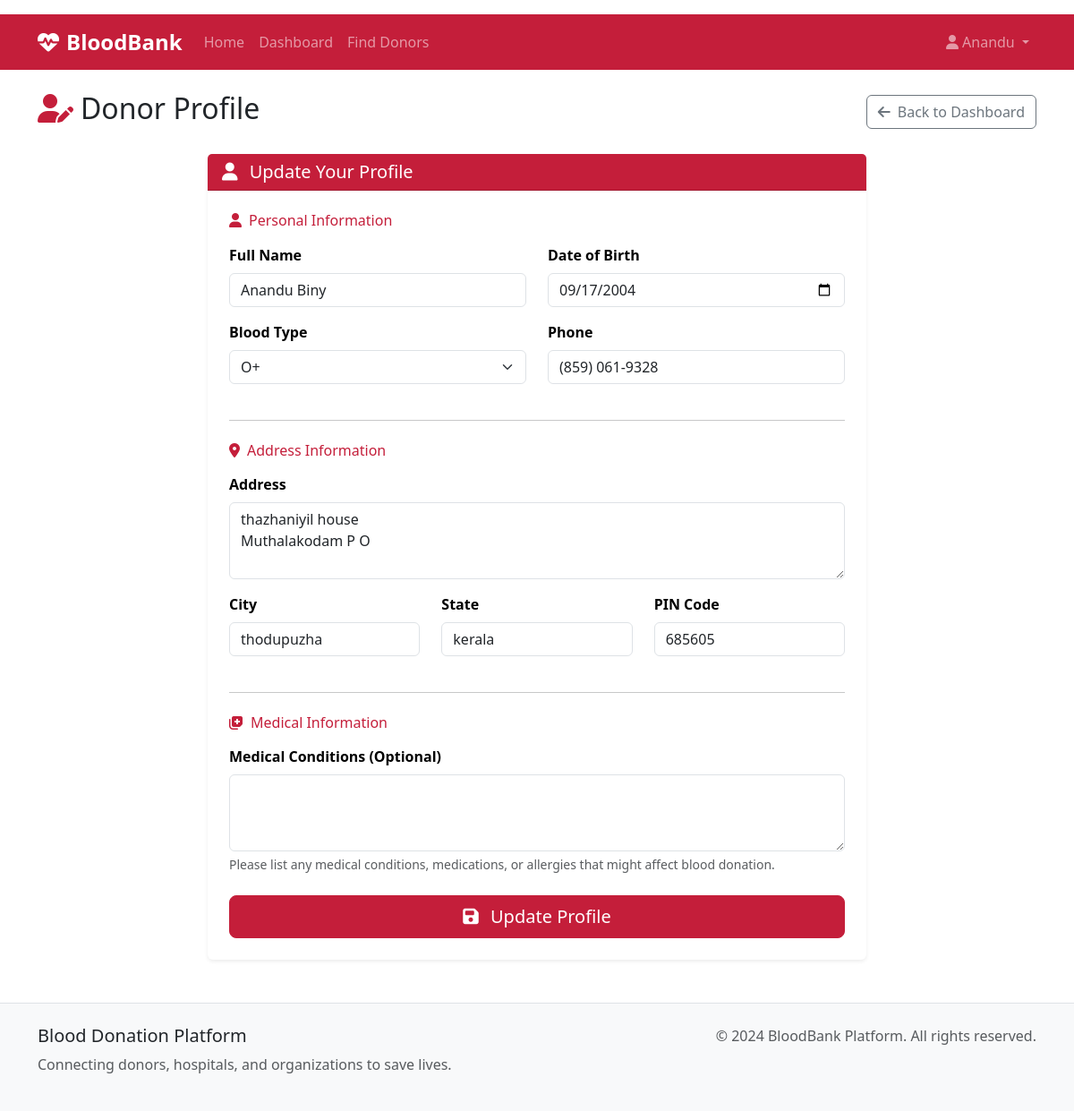
Page /donor/profile (signed in) on the committed database.
### models.py (models this page shows, shortened)
class User(db.Model):
    id = db.Column(db.Integer, primary_key=True)
    username = db.Column(db.String(80), unique=True, nullable=False)
    email = db.Column(db.String(120), unique=True, nullable=False)
    password_hash = db.Column(db.String(256), nullable=False)
    role = db.Column(db.String(20), nullable=False)  # donor, hospital, organization, admin
    created_at = db.Column(db.DateTime, default=datetime.utcnow)
    is_active = db.Column(db.Boolean, default=True)
    donor_profile = db.relationship('DonorProfile', backref='user', uselist=False)
    hospital_profile = db.relationship('HospitalProfile', backref='user', uselist=False)
    organization_profile = db.relationship('OrganizationProfile', backref='user', uselist=False)

class DonorProfile(db.Model):
    id = db.Column(db.Integer, primary_key=True)
    user_id = db.Column(db.Integer, db.ForeignKey('user.id'), nullable=False)
    full_name = db.Column(db.String(100), nullable=False)
    blood_type = db.Column(db.String(5), nullable=False)  # A+, A-, B+, B-, AB+, AB-, O+, O-
    phone = db.Column(db.String(20), nullable=False)
    address = db.Column(db.Text, nullable=False)
    city = db.Column(db.String(50), nullable=False)
    state = db.Column(db.String(50), nullable=False)
    zip_code = db.Column(db.String(10), nullable=False)
    date_of_birth = db.Column(db.Date, nullable=False)
    last_donation_date = db.Column(db.Date)
    medical_conditions = db.Column(db.Text)
    is_available = db.Column(db.Boolean, default=True)
    donations = db.relationship('Donation', backref='donor')

### routes.py (the view, shortened to what this page needs)
@app.route('/donor/profile', methods=['GET', 'POST'])
@role_required(['donor'])
def donor_profile():
    user = get_current_user()
    profile = get_user_profile(user)
    form = DonorProfileForm()
    if profile:
        form.full_name.data = profile.full_name
        form.blood_type.data = profile.blood_type
        form.phone.data = profile.phone
        form.address.data = profile.address
        form.city.data = profile.city
        form.state.data = profile.state
        form.zip_code.data = profile.zip_code
        form.date_of_birth.data = profile.date_of_birth
        form.medical_conditions.data = profile.medical_conditions
    return render_template('donor/profile.html', form=form, profile=profile)

### forms.py
class DonorProfileForm(FlaskForm):
    full_name = StringField('Full Name', validators=[DataRequired(), Length(max=100)])
    blood_type = SelectField('Blood Type',
                           choices=[('A+', 'A+'), ('A-', 'A-'), ('B+', 'B+'), ('B-', 'B-'),
                                   ('AB+', 'AB+'), ('AB-', 'AB-'), ('O+', 'O+'), ('O-', 'O-')],
                           validators=[DataRequired()])
    phone = StringField('Phone', validators=[DataRequired(), Length(max=20)])
    address = TextAreaField('Address', validators=[DataRequired()])
    city = StringField('City', validators=[DataRequired(), Length(max=50)])
    state = StringField('State', validators=[DataRequired(), Length(max=50)])
    zip_code = StringField('PIN Code', validators=[DataRequired(), Length(max=10)])
    date_of_birth = DateField('Date of Birth', validators=[DataRequired()])
    medical_conditions = TextAreaField('Medical Conditions (Optional)')

### utils.py (called while the page is built)
def role_required(roles):
    def decorator(f):
        @wraps(f)
        def decorated_function(*args, **kwargs):
            if 'user_id' not in session:
                flash('Please log in to access this page.', 'warning')
                return redirect(url_for('login'))
            user = User.query.get(session['user_id'])
            if not user or user.role not in roles:
                flash('You do not have permission to access this page.',
                      'error')
                return redirect(url_for('dashboard'))
            return f(*args, **kwargs)
        return decorated_function
    return decorator

def get_current_user():
    if 'user_id' in session:
        return User.query.get(session['user_id'])
    return None

def get_user_profile(user):
    if user.role == 'donor':
        return DonorProfile.query.filter_by(user_id=user.id).first()
    elif user.role == 'hospital':
        return HospitalProfile.query.filter_by(user_id=user.id).first()
    elif user.role == 'organization':
        return OrganizationProfile.query.filter_by(user_id=user.id).first()
    return None

### templates/donor/profile.html (shortened to what this page needs)
{% extends "base.html" %}
{% block content %}
<div class="d-flex justify-content-between align-items-center mb-4">
    <h2><i class="fas fa-user-edit me-2 text-medical"></i>Donor Profile</h2>
    <a href="{{ url_for('donor_dashboard') }}" class="btn btn-outline-secondary">
        <i class="fas fa-arrow-left me-2"></i>Back to Dashboard
    </a>
</div>
<div class="row justify-content-center">
    <div class="col-lg-8">
        <div class="card border-0 shadow-sm">
            <div class="card-header bg-medical text-white">
                <h5 class="mb-0">
                    <i class="fas fa-user me-2"></i>
                    {% if profile %}Update Your Profile{% else %}Complete Your Profile{% endif %}
                </h5>
            </div>
            <div class="card-body p-4">
                <form method="POST">
                    <h6 class="text-medical mb-3"><i class="fas fa-user me-2"></i>Personal Information</h6>
                    <div class="row">
                        <div class="col-md-6 mb-3">
                            {{ form.full_name.label(class="form-label") }}
                            {{ form.full_name(class="form-control" + (" is-invalid" if form.full_name.errors else "")) }}
                        </div>
                        <div class="col-md-6 mb-3">
                            {{ form.date_of_birth.label(class="form-label") }}
                            {{ form.date_of_birth(class="form-control" + (" is-invalid" if form.date_of_birth.errors else "")) }}
                        </div>
                    </div>
                    <div class="row">
                        <div class="col-md-6 mb-3">
                            {{ form.blood_type.label(class="form-label") }}
                            {{ form.blood_type(class="form-select" + (" is-invalid" if form.blood_type.errors else "")) }}
                        </div>
                        <div class="col-md-6 mb-3">
                            {{ form.phone.label(class="form-label") }}
                            {{ form.phone(class="form-control" + (" is-invalid" if form.phone.errors else "")) }}
                        </div>
                    </div>
                    <hr class="my-4">
                    <h6 class="text-medical mb-3"><i class="fas fa-map-marker-alt me-2"></i>Address Information</h6>
                    <div class="mb-3">
                        {{ form.address.label(class="form-label") }}
                        {{ form.address(class="form-control" + (" is-invalid" if form.address.errors else ""), rows="3") }}
                    </div>
                    <div class="row">
                        <div class="col-md-4 mb-3">
                            {{ form.city.label(class="form-label") }}
                            {{ form.city(class="form-control" + (" is-invalid" if form.city.errors else "")) }}
                        </div>
                        <div class="col-md-4 mb-3">
                            {{ form.state.label(class="form-label") }}
                            {{ form.state(class="form-control" + (" is-invalid" if form.state.errors else "")) }}
                        </div>
                        <div class="col-md-4 mb-3">
                            {{ form.zip_code.label(class="form-label") }}
                            {{ form.zip_code(class="form-control" + (" is-invalid" if form.zip_code.errors else "")) }}
                        </div>
                    </div>
                    <hr class="my-4">
                    <h6 class="text-medical mb-3"><i class="fas fa-notes-medical me-2"></i>Medical Information</h6>
                    <div class="mb-4">
                        {{ form.medical_conditions.label(class="form-label") }}
                        {{ form.medical_conditions(class="form-control" + (" is-invalid" if form.medical_conditions.errors else ""), rows="3") }}
                        <div class="form-text">
                            Please list any medical conditions, medications, or allergies that might affect blood donation.
                        </div>
                    </div>
                    <div class="d-grid">
                        <button type="submit" class="btn btn-medical btn-lg">
                            <i class="fas fa-save me-2"></i>
                            {% if profile %}Update Profile{% else %}Save Profile{% endif %}
                        </button>
                    </div>
                </form>
            </div>
        </div>
    </div>
</div>
{% endblock %}

### templates/base.html (shortened to what this page needs)
<!DOCTYPE html>
<html lang="en">
<head>
    <link href="https://cdn.jsdelivr.net/npm/bootstrap@5.3.0/dist/css/bootstrap.min.css" rel="stylesheet">
    <link href="https://cdnjs.cloudflare.com/ajax/libs/font-awesome/6.4.0/css/all.min.css" rel="stylesheet">
    <link href="{{ url_for('static', filename='css/styles.css') }}" rel="stylesheet">
</head>
<body>
    <nav class="navbar navbar-expand-lg navbar-dark bg-medical">
        <div class="container">
            <a class="navbar-brand" href="{{ url_for('index') }}">
                <i class="fas fa-heartbeat me-2"></i>BloodBank
            </a>
            <div class="collapse navbar-collapse" id="navbarNav">
                <ul class="navbar-nav me-auto">
                    <li class="nav-item">
                        <a class="nav-link" href="{{ url_for('index') }}">Home</a>
                    </li>
                    {% if session.user_id %}
                        <li class="nav-item">
                            <a class="nav-link" href="{{ url_for('dashboard') }}">Dashboard</a>
                        </li>
                        <li class="nav-item">
                            <a class="nav-link" href="{{ url_for('search_donors') }}">Find Donors</a>
                        </li>
                    {% endif %}
                </ul>
                <ul class="navbar-nav">
                    {% if session.user_id %}
                        <li class="nav-item dropdown">
                            <a class="nav-link dropdown-toggle" href="#" id="navbarDropdown" role="button" data-bs-toggle="dropdown">
                                <i class="fas fa-user me-1"></i>{{ session.username }}
                            </a>
                        </li>
                    {% endif %}
                </ul>
            </div>
        </div>
    </nav>
    <main class="container mt-4">
        {% block content %}{% endblock %}
    </main>
    <footer class="bg-light mt-5 py-4">
        <div class="container">
            <div class="row">
                <div class="col-md-6">
                    <h5>Blood Donation Platform</h5>
                    <p class="text-muted">Connecting donors, hospitals, and organizations to save lives.</p>
                </div>
                <div class="col-md-6 text-md-end">
                    <p class="text-muted">&copy; 2024 BloodBank Platform. All rights reserved.</p>
                </div>
            </div>
        </div>
    </footer>
</body>
</html>

### static/css/styles.css (style rules this page uses)
:root { --medical-primary: #c41e3a; --medical-secondary: #8b0000; --medical-light: #f8f9fa; --medical-dark: #343a40; --medical-accent: #28a745; --medical-warning: #ffc107; --medical-info: #17a2b8; }
.bg-medical { background-color: var(--medical-primary) !important; }
.text-medical { color: var(--medical-primary) !important; }
.btn-medical { background-color: var(--medical-primary); border-color: var(--medical-primary); color: white; }
.card { transition: transform 0.2s ease-in-out, box-shadow 0.2s ease-in-out; }
.navbar-dark .navbar-brand { font-weight: 700; font-size: 1.5rem; }
.navbar-dark .navbar-nav .nav-link { font-weight: 500; transition: color 0.2s ease-in-out; }
.form-label { font-weight: 600; color: #000 !important; margin-bottom: 0.5rem; }
footer { margin-top: auto; border-top: 1px solid #dee2e6; }

### rows in the picture
User: username "Anandu"
DonorProfile: full_name "Anandu Biny", date_of_birth "09/17/2004", blood_type "O+", phone "(859) 061-9328", address "thazhaniyil house Muthalakodam P O", city "thodupuzha", state "kerala", zip_code "685605"
